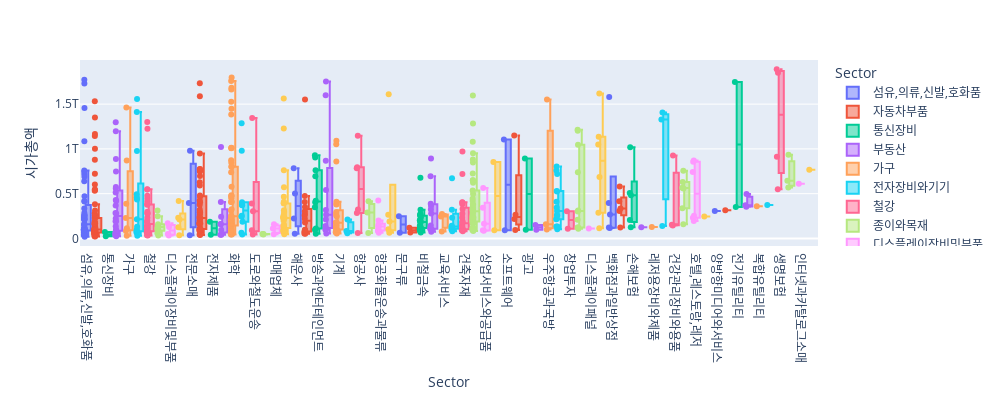

The notebook cell this image was saved under:
### Code cell
boxplot(companies, "Sector", "시가총액")
